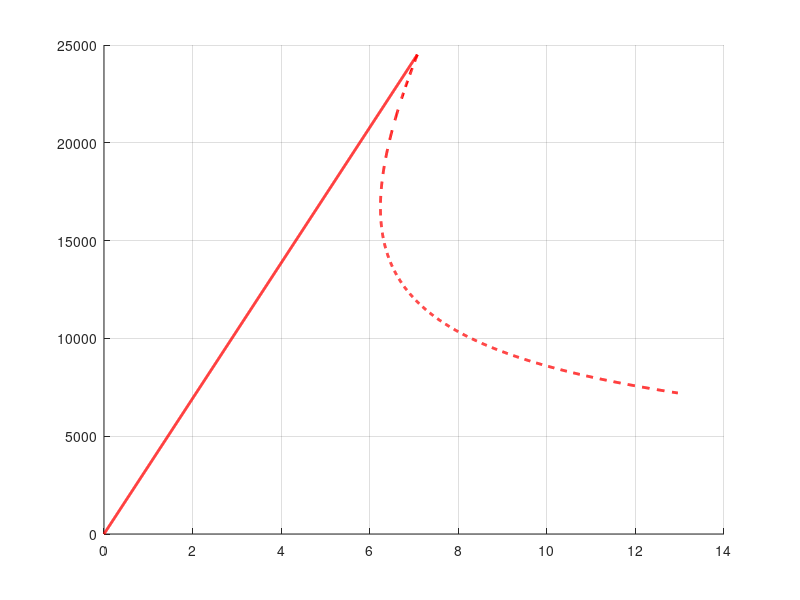

This figure's MATLAB source: (Note: this script raises an error after producing the figure.)
clear;
close all
    
files = {"ENFTauShear30Check.mat","ENFTauShear60.mat","ENFTauShear120.mat"};
labels = {'\tau_t^0 = 30 MPa','\tau_t^0 = 60 MPa','\tau_t^0 = 120 MPa'};
outDir = 'C:\Users\david\Desktop\PlotsResultats\3.ENF';

if ~exist(outDir,'dir')
    mkdir(outDir);
end

figPos = [100 100 1200 900];
fontSize = 22;
lineWidth = 2;

E  = 120e9;
nu = 0.3;
GIIc = 1002;
b  = 1;
h  = 1.55e-3;
a0 = 35e-3;
aMax = 120e-3;
L = 75e-3;

nuStress = nu/(1+nu); 
EStress  = E*(1-nuStress^2);    

E = EStress;
nu = nuStress;

a = linspace(a0,aMax,1000);

% FProp = sqrt((16*b^2*h^3*E*GIIc)./(9*a.^2));
% uProp = FProp.*(3*a.^3 + 2*L.^3)./(8*b*h.^3*E);
% 
% Fenf = sqrt((16*b^2*h^3*E*GIIc)/(9*a0^2));
% Cenf = (3*a0^3 + 2*L^3)/(8*b*h^3*E);
% uenf = Cenf*Fenf;
% 
% uElastic = linspace(0,uenf,1000);
% FElastic = uElastic/Cenf;

G = E/(2*(1+nu));

Gamma = 1.18*E/G;
chi   = sqrt(E/(11*G)*(3 - 2*(Gamma/(1+Gamma))^2));

aEff  = a  + 0.42*chi*h;
a0Eff = a0 + 0.42*chi*h;

FProp = sqrt((16*b^2*h^3*E*GIIc)./(9*aEff.^2));
uProp = FProp.*(3*aEff.^3 + 2*L.^3)./(8*b*h^3*E);

Fenf = sqrt((16*b^2*h^3*E*GIIc)/(9*a0Eff^2));
Cenf = (3*a0Eff^3 + 2*L^3)/(8*b*h^3*E);
uenf = Cenf*Fenf;

uElastic = linspace(0,uenf,1000);
FElastic = uElastic/Cenf;



fig = figure('Position',figPos);

hold on
grid on

plot(uElastic*1e3,FElastic,'r','LineWidth',2,'DisplayName','LEFM elastic')
plot(uProp*1e3,FProp,'r--','LineWidth',2,'DisplayName','LEFM propagation')

markers = {'o','s','d'};

for i = 1:numel(files)
    S = load(files{i});
    fn = fieldnames(S);
    data = S.(fn{1});

    U = data(:,2)*1e3;
    F = data(:,1);

scatter(U,F,30,markers{i},'filled','DisplayName',labels{i})
end

xlabel('Midpoint displacement [mm]')
ylabel('Load [N]')
legend('Location','best')
xlim([0,9])
title("ENF Benchmark. Traction-Displacement Graph")
set(gca,'FontSize',fontSize)



exportgraphics(fig,fullfile(outDir,'ENF.png'),'Resolution',300);
